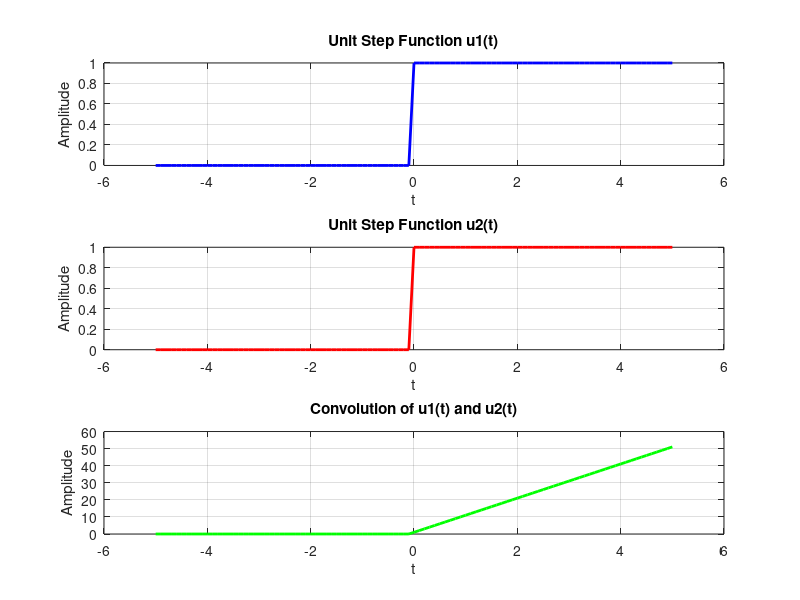

Reproduce this figure in MATLAB. (Note: this script raises an error after producing the figure.)
% Define the time axis
t = -5:0.1:5;
% Define the unit step functions u(t)
u1 = @(t) 1.*(t >= 0);  % Unit step function for t >= 0
u2 = @(t) 1.*(t >= 0);  % Unit step function for t >= 0
% Calculate the convolution of the unit step functions
convolution = conv(u1(t), u2(t), 'same');
% Plot the original functions and the convolution result
subplot(3, 1, 1);
plot(t, u1(t), 'b', 'LineWidth', 2);
title('Unit Step Function u1(t)');
xlabel('t');
ylabel('Amplitude');
grid on;
subplot(3, 1, 2);
plot(t, u2(t), 'r', 'LineWidth', 2);
title('Unit Step Function u2(t)');
xlabel('t');
ylabel('Amplitude');
grid on;
subplot(3, 1, 3);
plot(t, convolution, 'g', 'LineWidth', 2);
title('Convolution of u1(t) and u2(t)');
xlabel('t');
ylabel('Amplitude');
grid on;
% Adjust the plot to make it look better
sgtitle('Convolution of Unit Step Functions');
